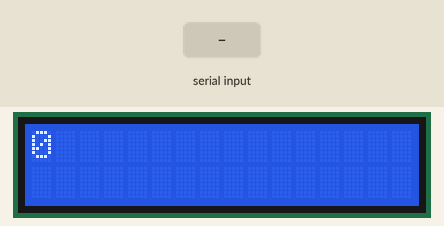
Simulated run of this sketch. Board: Arduino Uno, built with avr-gcc and run on an emulated ATmega328P. Parts: 16×2 character LCD. Inputs (shaded band) come from the test bench. What the sketch prints to the serial monitor is not drawn.

Above: at 1.2 s.
1.3 s: "90,45\n" received over Serial
At 4.0 s:
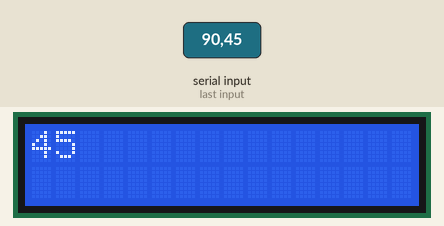
4.3 s: "30,150\n" received over Serial
At 6.0 s:
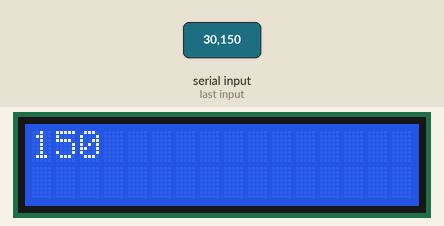
Timing chart, 0 to 7.5 s (numbered marks = the images above; inputs shaded):
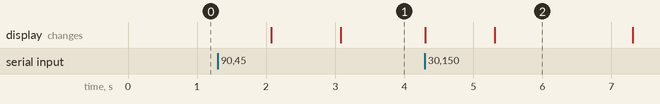

Measured:
- after the input at 1.3 s, the display: first changes after 0.78 s (image 1 shows a later state)
- after the input at 4.3 s, the display: first changes at once (image 2 shows a later state)

The sketch:

lcd.ino
```cpp
/*
   LCM1602 & Arduino Uno
   VCC - > 5 V
   GND - GND
   SCL -> A5
   SDA -> A4
*/

#include <Wire.h>   // standardowa biblioteka Arduino
#include <LiquidCrystal_I2C.h> // dolaczenie pobranej biblioteki I2C dla LCD

LiquidCrystal_I2C lcd(0x27, 2, 1, 0, 4, 5, 6, 7, 3, POSITIVE);  // Ustawienie adresu ukladu na 0x27

void setup() {
  lcd.begin(16, 2);  // Inicjalizacja LCD 2x16
  lcd.backlight(); // zalaczenie podwietlenia
  lcd.setCursor(0, 0); // Ustawienie kursora w pozycji 0,0 (pierwszy wiersz, pierwsza kolumna
  lcd.clear();
  Serial.begin(9600);
  Serial.println("<Arduino is ready>");
}

int incomingByte = 0;

void loop() {


  if (Serial.available() > 0) {
    incomingByte = Serial.parseInt();

    Serial.print("I received: ");
    Serial.println(incomingByte, DEC);
  }

  lcd.setCursor(0, 0);
  lcd.print(incomingByte);
  delay(1000);
}
```
